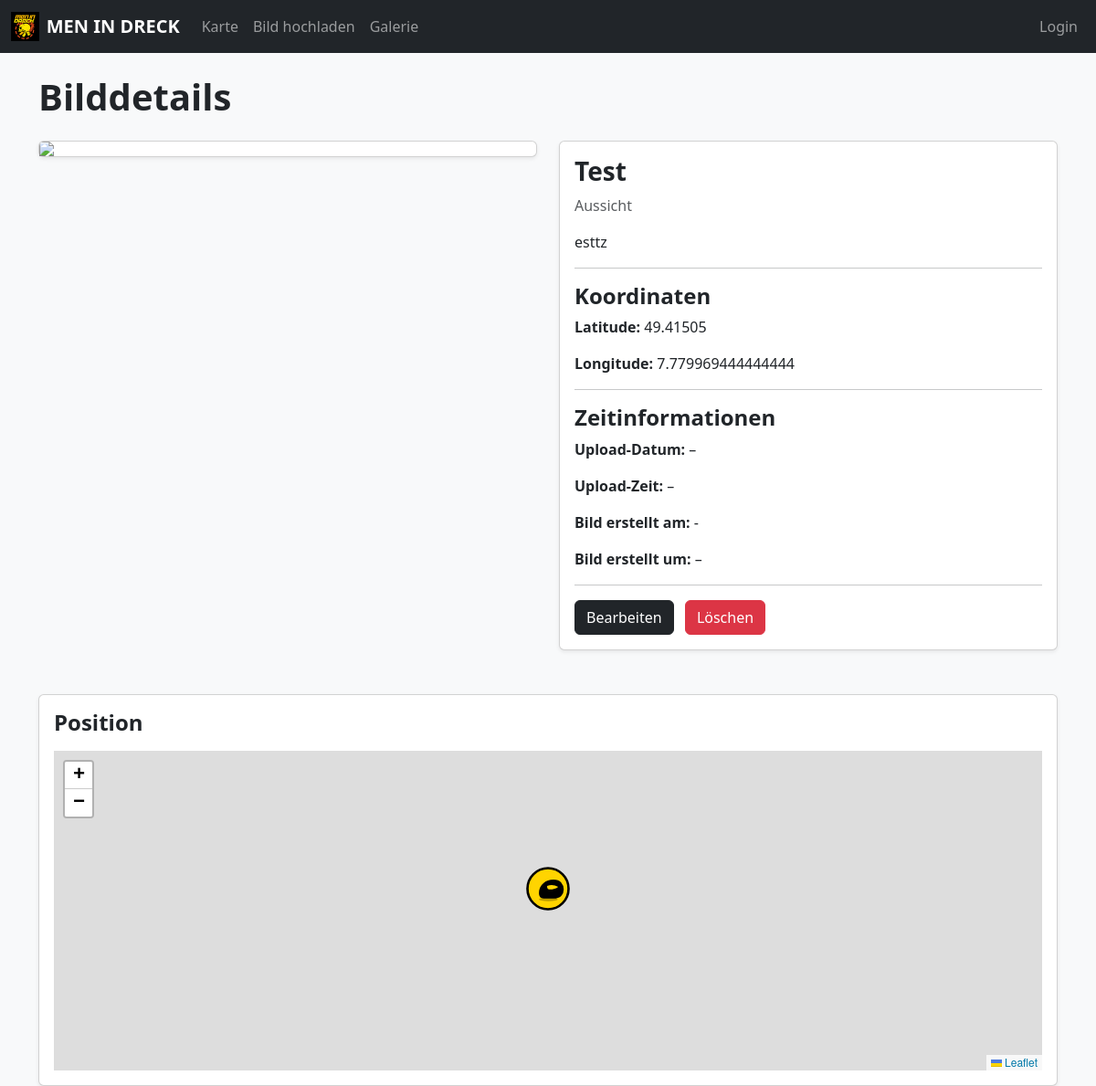
/detail/1, run on the app's committed database.
### tables this page shows
CREATE TABLE images (
    id INTEGER PRIMARY KEY AUTOINCREMENT,
    name TEXT NOT NULL,
    description TEXT,
    category TEXT NOT NULL CHECK (category IN ('Burg', 'Fels', 'Kirche', 'Aussicht')),
    filepath TEXT NOT NULL,
    latitude REAL,
    longitude REAL
, upload_date TEXT, upload_time TEXT, exif_date TEXT, exif_time TEXT);

### app.py (the view)
@app.route('/detail/<int:image_id>')
def detail(image_id):
    conn = sqlite3.connect('database.db')
    c = conn.cursor()
    c.execute("""
        SELECT id, name, description, category, filepath, latitude, longitude,
               upload_date, upload_time, exif_date, exif_time
        FROM images WHERE id = ?
    """, (image_id,))
    img = c.fetchone()
    conn.close()
    if not img:
        return redirect(url_for('gallery'))
    return render_template('detail.html', img=img, title="Bilddetails")

### templates/detail.html (shortened to what this page needs)
{% extends "base.html" %} {% block content %}
<h1 class="mb-4 fw-bold">Bilddetails</h1>
<div class="row">
  <div class="col-md-6 mb-4">
    <div class="card shadow-sm">
      <img
        src="/{{ img[4] }}"
        class="card-img-top"
        style="max-height: 500px; object-fit: contain"
      />
    </div>
  </div>
  <div class="col-md-6 mb-4">
    <div class="card shadow-sm">
      <div class="card-body">
        <h3 class="fw-bold">{{ img[1] }}</h3>
        <p class="text-muted">{{ img[3] }}</p>
        <p>{{ img[2] }}</p>
        <hr />
        <h4 class="fw-bold mt-3">Koordinaten</h4>
        <p><strong>Latitude:</strong> {{ img[5] }}</p>
        <p><strong>Longitude:</strong> {{ img[6] }}</p>
        <hr />
        <h4 class="fw-bold mt-3">Zeitinformationen</h4>
        <p>
          <strong>Upload‑Datum:</strong>
          {% if img[7] %} {{ img[7].split('-')[2] }}.{{ img[7].split('-')[1]
          }}.{{ img[7].split('-')[0] }} {% else %} – {% endif %}
        </p>
        <p>
          <strong>Upload‑Zeit:</strong>
          {{ img[8] if img[8] else "–" }}
        </p>
        <p>
          <strong>Bild erstellt am:</strong>
          {% if img[9] %} {{ img[9].split('-')[2] }}.{{ img[9].split('-')[1]
          }}.{{ img[9].split('-')[0] }} {% else %} - {% endif %}
        </p>
        <p>
          <strong>Bild erstellt um:</strong>
          {{ img[10] if img[10] else "–" }}
        </p>
        <hr />
        <a
          href="{{ url_for('edit', image_id=img[0]) }}"
          class="btn btn-dark me-2"
          >Bearbeiten</a
        >
        <a
          href="{{ url_for('delete', image_id=img[0]) }}"
          class="btn btn-danger"
          >Löschen</a
        >
      </div>
    </div>
  </div>
</div>
<div class="card shadow-sm mt-4">
  <div class="card-body">
    <h4 class="fw-bold mb-3">Position</h4>
    <div id="detailMap" style="height: 350px"></div>
  </div>
</div>
{% endblock %}

### templates/base.html (style rules this page uses)
body { background: #f8f9fa; margin: 0; padding: 0; }

### data on the page
images: name "Test", category "Aussicht", description "esttz", latitude "49.41505", longitude "7.779969444444444"

### other printed values
{{ img[8] if img[8] else "–" }} "–"
{{ img[10] if img[10] else "–" }} "–"
